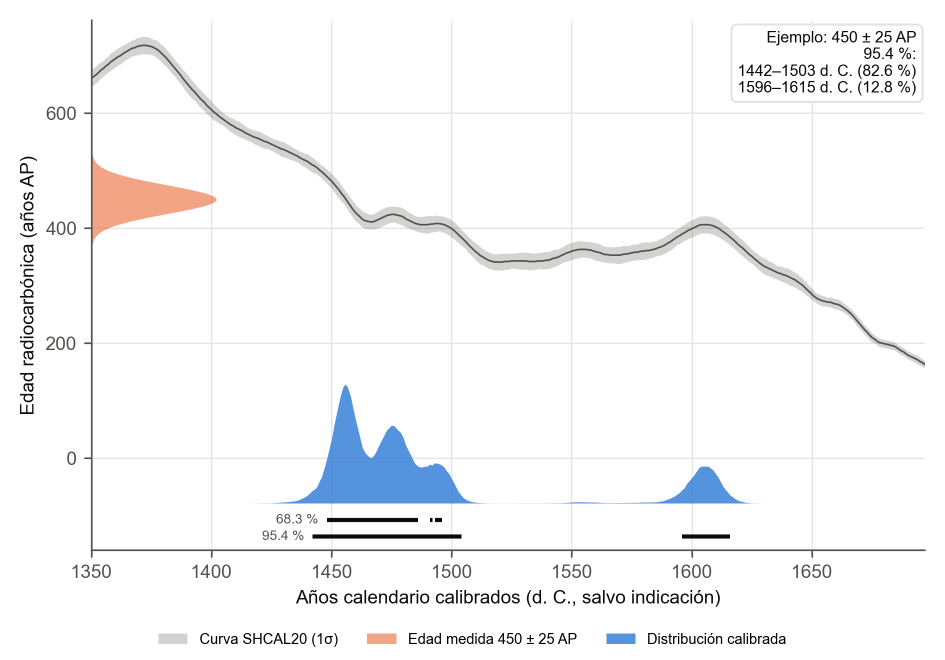
#> input picture 04_resultados/vista_previa/calibracion_450_25.png, 1890 x 1320 px (shown at 1/2 size)
$ python generar_video.py
#> lines starting #> are read from the running program, lines starting #| are printed output that depends on the picture
# -*- coding: utf-8 -*-
"""Genera el video vertical (TikTok) de la investigación 06: wata.

Salida: video/wata_tiktok_v1.mp4 (1080x1920, 30 fps, sin audio).
Todas las cifras de pantalla provienen del README y de los informes 03 y 04.
Regenerar con:  python generar_video.py
"""
from __future__ import annotations

from pathlib import Path

import numpy as np
from PIL import Image, ImageDraw, ImageFont

RAIZ = Path(__file__).resolve().parents[2]
AQUI = Path(__file__).resolve().parent
FIGURAS = RAIZ / "04_resultados"

ANCHO, ALTO, FPS = 1080, 1920, 30

FONDO = (10, 13, 19)
BLANCO = (244, 246, 250)
GRIS = (170, 180, 196)
AMARILLO = (255, 209, 102)
TERMINAL_FONDO = (24, 26, 32)
TERMINAL_BORDE = (64, 70, 84)

FUENTES = {
    "negro": r"C:\Windows\Fonts\ariblk.ttf",
    "negrita": r"C:\Windows\Fonts\segoeuib.ttf",
    "normal": r"C:\Windows\Fonts\segoeui.ttf",
    "mono": r"C:\Windows\Fonts\consolab.ttf",
}

_cache_fuentes: dict = {}


def fnt(nombre: str, tam: int) -> ImageFont.FreeTypeFont:
    clave = (nombre, tam)
    if clave not in _cache_fuentes:
        _cache_fuentes[clave] = ImageFont.truetype(FUENTES[nombre], tam)
    return _cache_fuentes[clave]


# --------------------------------------------------------------------------
# utilidades de dibujo
# --------------------------------------------------------------------------

def suave(x: float) -> float:
    x = min(1.0, max(0.0, x))
    return x * x * (3 - 2 * x)


def entre(t: float, inicio: float, fin: float) -> float:
    return suave((t - inicio) / max(fin - inicio, 1e-6))


def capa() -> Image.Image:
    return Image.new("RGBA", (ANCHO, ALTO), (0, 0, 0, 0))


# [36 lines left out: functions con_alfa, lineas, texto_img, pegar_centrado, bloque_texto, not called in this run]


def cuadrado_fondo() -> Image.Image:
    ys = np.linspace(0, 1, ALTO)[:, None]
    arriba = np.array([17, 21, 31], dtype=float)
    abajo = np.array([7, 9, 13], dtype=float)
    color = arriba[None, :] * (1 - ys) + abajo[None, :] * ys
    rejilla = np.repeat(color[:, None, :], ANCHO, axis=1).astype(np.uint8)
    return Image.fromarray(rejilla, "RGB").convert("RGBA")


def recorte_zoom(imagen: Image.Image, z: float) -> Image.Image:
    w = int(ANCHO / z)
    h = int(ALTO / z)
    x = (imagen.width - w) // 2
    y = (imagen.height - h) // 2
    return imagen.crop((x, y, x + w, y + h)).resize((ANCHO, ALTO), Image.Resampling.LANCZOS)


# [25 lines left out: functions tarjeta_figura, pegar_tarjeta, not called in this run]


# --------------------------------------------------------------------------
# piezas cargadas una vez
# --------------------------------------------------------------------------

FONDO_BASE = None
F_CALIB = F_SIGLOS = F_1438 = F_ANCHO = F_CURVA = None
F_CALIB_GRANDE = None


def preparar() -> None:
    global FONDO_BASE, F_CALIB, F_SIGLOS, F_1438, F_ANCHO, F_CURVA, F_CALIB_GRANDE
    FONDO_BASE = cuadrado_fondo()
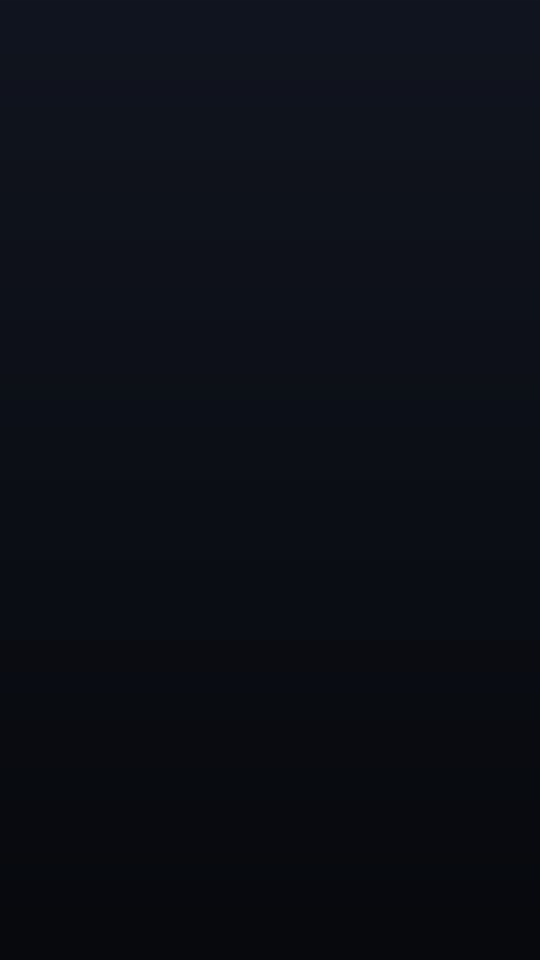
#> FONDO_BASE: PIL image 1080x1920 RGBA (shown at 1/2 size); mean R, G, B, A 11.5, 14.5, 21.5, 255
    F_CALIB = Image.open(FIGURAS / "vista_previa/calibracion_450_25.png").convert("RGBA")
#> F_CALIB is the input picture: PIL image 1890x1320 RGBA; mean R, G, B, A 246.6, 247, 247.8, 255
    F_SIGLOS = Image.open(FIGURAS / "fechados_cusco/fig_fechados_siglos_XI_XVI.png").convert("RGBA")
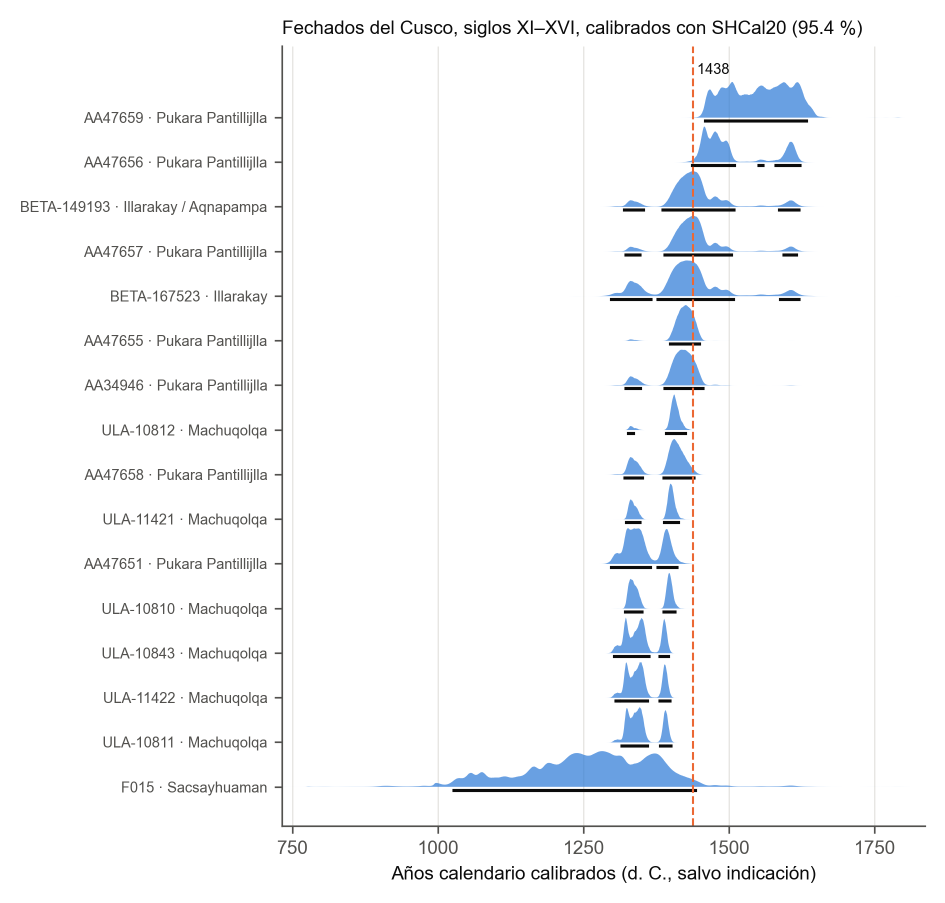
#> input picture 04_resultados/fechados_cusco/fig_fechados_siglos_XI_XVI.png, 1890 x 1806 px (shown at 1/2 size)
#> F_SIGLOS is the input picture: PIL image 1890x1806 RGBA; mean R, G, B, A 246.2, 247.4, 249, 255
    F_1438 = Image.open(FIGURAS / "simulacion/fig_antes_1438.png").convert("RGBA")
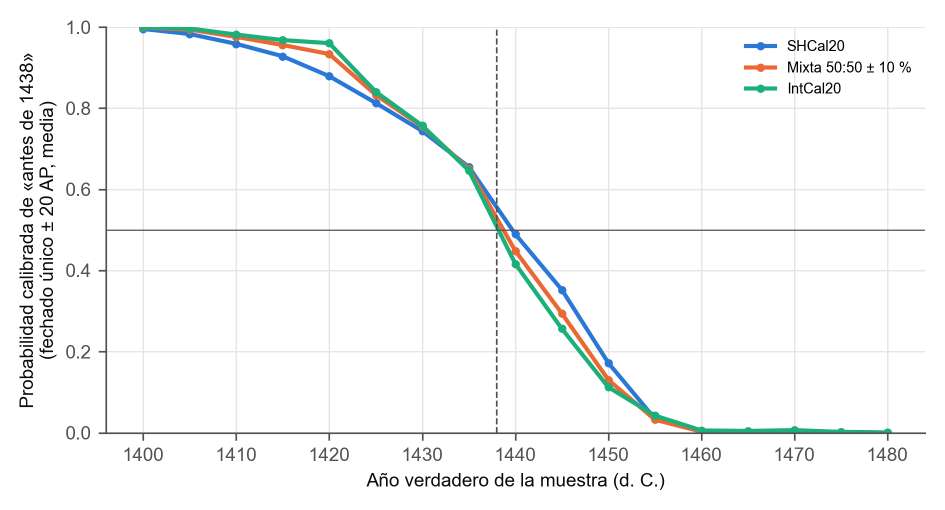
#> input picture 04_resultados/simulacion/fig_antes_1438.png, 1890 x 1020 px (shown at 1/2 size)
#> F_1438 is the input picture: PIL image 1890x1020 RGBA; mean R, G, B, A 247, 248, 247.8, 255
    F_ANCHO = Image.open(FIGURAS / "simulacion/fig_ancho_rango.png").convert("RGBA")
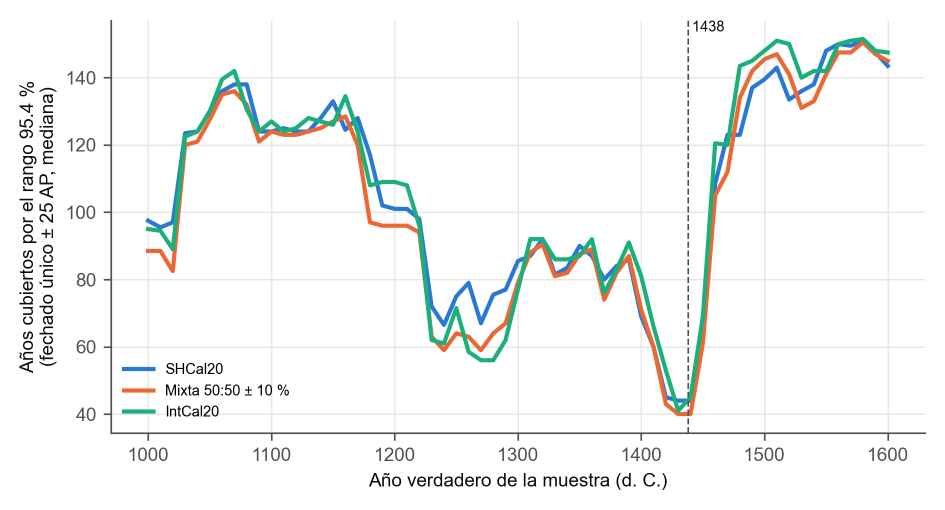
#> input picture 04_resultados/simulacion/fig_ancho_rango.png, 1890 x 1020 px (shown at 1/2 size)
#> F_ANCHO is the input picture: PIL image 1890x1020 RGBA; mean R, G, B, A 244.9, 246.4, 245.5, 255
    F_CURVA = Image.open(FIGURAS / "simulacion/fig_efecto_curva.png").convert("RGBA")
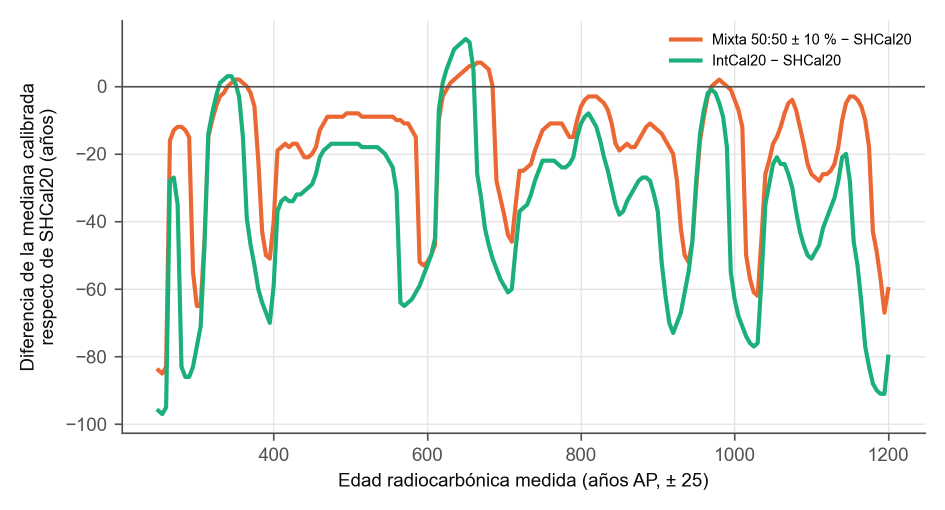
#> input picture 04_resultados/simulacion/fig_efecto_curva.png, 1890 x 1020 px (shown at 1/2 size)
#> F_CURVA is the input picture: PIL image 1890x1020 RGBA; mean R, G, B, A 242.7, 244.6, 241.6, 255
    escala = (ALTO * 1.20) / F_CALIB.height
#> escala = 1.75
    F_CALIB_GRANDE = F_CALIB.resize(
        (int(F_CALIB.width * escala), int(F_CALIB.height * escala)), Image.Resampling.LANCZOS
    )


# --------------------------------------------------------------------------
# escenas
# --------------------------------------------------------------------------

def escena_1(t: float) -> Image.Image:
    cuadro = recorte_zoom(F_CALIB_GRANDE, 1.04 + 0.10 * suave(t / 4.0))
    cuadro = Image.alpha_composite(cuadro, Image.new("RGBA", (ANCHO, ALTO), (5, 7, 11, 168)))
    for ap, cy, textos, fuente, color, dy in (
        (entre(t, 0.15, 0.85), 560, ["El Cusco inka"], fnt("negro", 104), BLANCO, 46),
        (entre(t, 1.05, 1.75), 800, ["se fecha con carbono 14"], fnt("negrita", 74), BLANCO, 46),
        (entre(t, 2.10, 2.80), 1030, ["¿y con qué curva?"], fnt("negro", 88), AMARILLO, 46),
    ):
        if ap > 0:
            su, _ = bloque_texto(cy, textos, fuente, color)
            cuadro.alpha_composite(con_alfa(su, ap), (0, int((1 - ap) * dy)))
    return cuadro


# [15 lines left out: function escena_2, not called in this run]


SALIDA_TERMINAL = [
    "450±25: 450 ± 25 AP · curva shcal20",
    "  68.3 %: 1448–1485 d. C. (65.2 %)",
    "  95.4 %: 1442–1503 d. C. (82.6 %)",
    "  mediana: 1473 d. C.",
]
COMANDO = "$ python -m wata calibrar 450 25"


# [109 lines left out: functions escena_3, escena_4, escena_5, escena_6, escena_7, escena_8 and 1 more, not called in this run]


ESCENAS = [
    ("01_hook", 4.0, escena_1),
    ("02_wata", 4.2, escena_2),
    ("03_terminal", 5.2, escena_3),
    ("04_validacion", 4.6, escena_4),
    ("05_cusco", 4.6, escena_5),
    ("06_1438", 4.8, escena_6),
    ("07_precision", 4.8, escena_7),
    ("08_curva", 4.8, escena_8),
    ("09_cta", 5.0, escena_9),
]


def main() -> None:
    import imageio.v2 as imageio

    preparar()
    total = sum(d for _, d, _ in ESCENAS)
    carpeta_video = AQUI / "video"
    carpeta_control = AQUI / "frames_control"
    carpeta_video.mkdir(exist_ok=True)
    carpeta_control.mkdir(exist_ok=True)
    ruta = carpeta_video / "wata_tiktok_v1.mp4"
    print("duración total: %.1f s · %d fotogramas" % (total, int(total * FPS)))

    editor = imageio.get_writer(
        str(ruta),
        fps=FPS,
        codec="libx264",
        quality=8,
        pixelformat="yuv420p",
        macro_block_size=None,
        ffmpeg_log_level="error",
    )
    contador = 0
    for nombre, duracion, render in ESCENAS:
        fotogramas = int(round(duracion * FPS))
        cuadro_control = None
        for i in range(fotogramas):
            t = i / FPS
            cuadro = render(t)
            a = min(1.0, t / 0.30, max(0.001, (duracion - t) / 0.30))
            if a < 1.0:
                cuadro = Image.alpha_composite(cuadro, Image.new("RGBA", (ANCHO, ALTO), FONDO + (int(255 * (1 - a)),)))
            if i == int(fotogramas * 0.70):
                cuadro_control = cuadro
            editor.append_data(np.asarray(cuadro.convert("RGB")))
            contador += 1
        if cuadro_control is not None:
            cuadro_control.convert("RGB").save(carpeta_control / ("control_%s.png" % nombre), "PNG")
        print("escena %s lista" % nombre)
#> this loop made 1 pass
#> pass 1, in escena_1, `cuadro = recorte_zoom(F_CALIB_GRANDE, 1.04 + 0.10 * suave(t / 4.0))`:
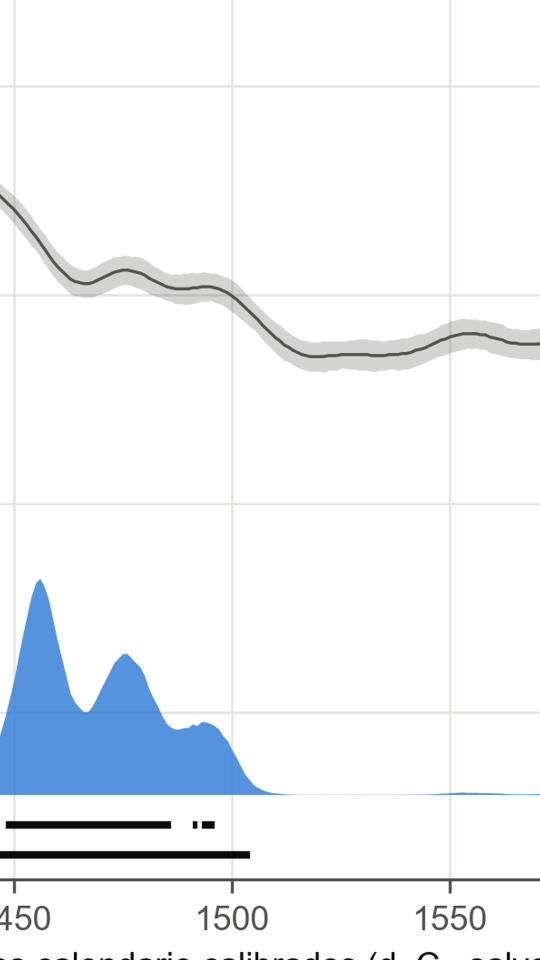
#> cuadro: PIL image 1080x1920 RGBA (shown at 1/2 size); mean R, G, B, A 241, 244.1, 247.8, 255
#> pass 1, in escena_1, `cuadro = Image.alpha_composite(cuadro, Image.new("RGBA", (ANCHO, ALTO)..`:
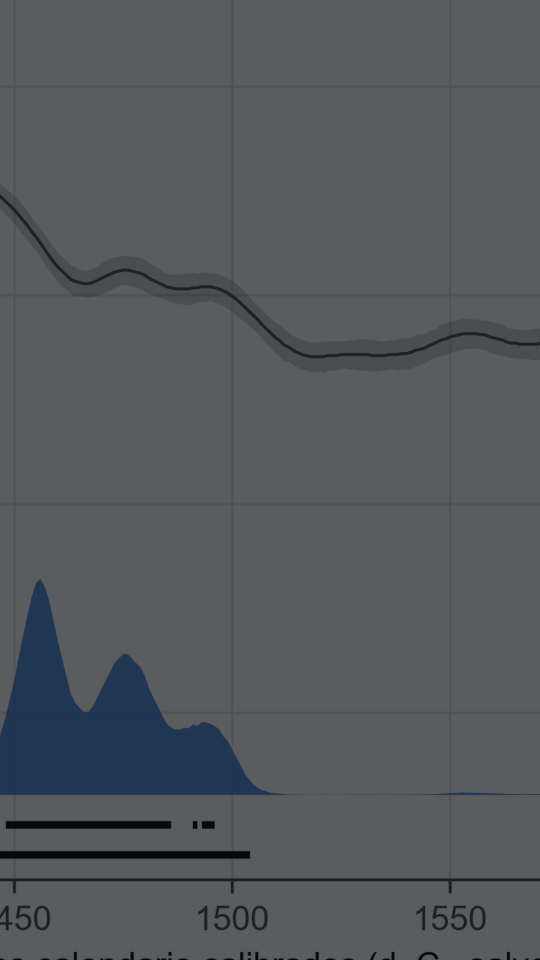
#> cuadro: PIL image 1080x1920 RGBA (shown at 1/2 size); mean R, G, B, A 85.3, 88.2, 91.6, 255
    editor.close()
    print("video: %s (%d fotogramas)" % (ruta, contador))


if __name__ == "__main__":
#> (the run stopped early here; a loop or call above may not have finished)
